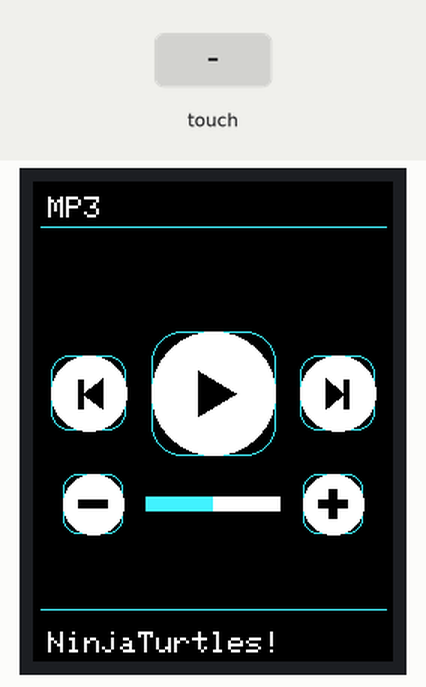
Simulated run of this sketch. Board: Arduino Uno, built with avr-gcc and run on an emulated ATmega328P. On the bench: 240×320 colour display. The test bench sets the inputs (shaded band). The audio player accepts every command and is not drawn; what the sketch prints to the serial monitor is not drawn.

Above: at 3.0 s.
3.1 s: touch panel pressed at 13 % / 30 % of its raw x / y range
At 3.8 s:
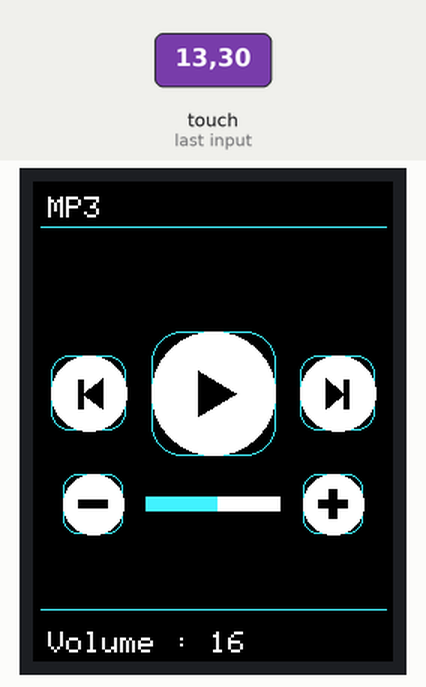
5.4 s: touch panel pressed at 87 % / 30 % of its raw x / y range
At 6.0 s:
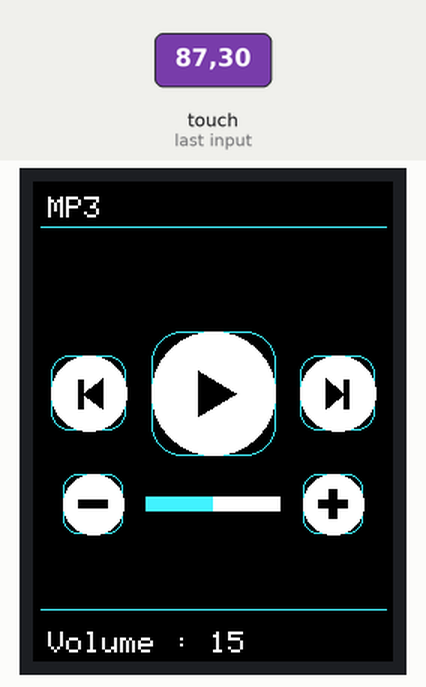
7.6 s: touch panel pressed at 38 % / 50 % of its raw x / y range
At 9.4 s:
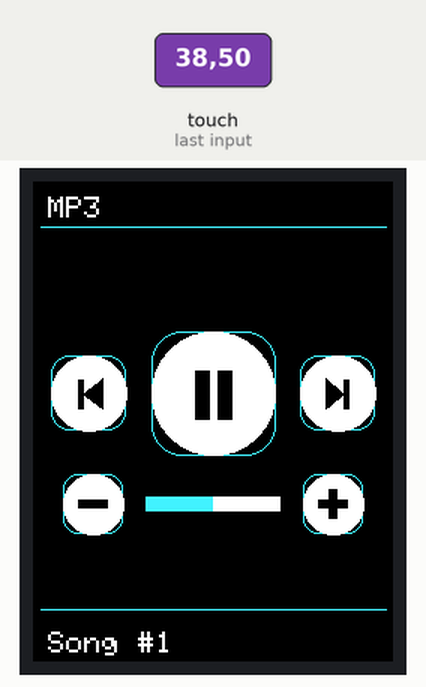
10.3 s: touch panel pressed at 62 % / 50 % of its raw x / y range
At 11.8 s:
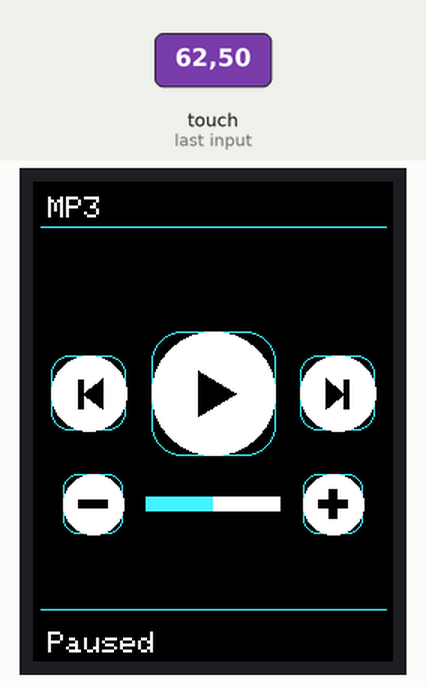
13.0 s: touch panel pressed at 13 % / 30 % of its raw x / y range
At 13.17 s:
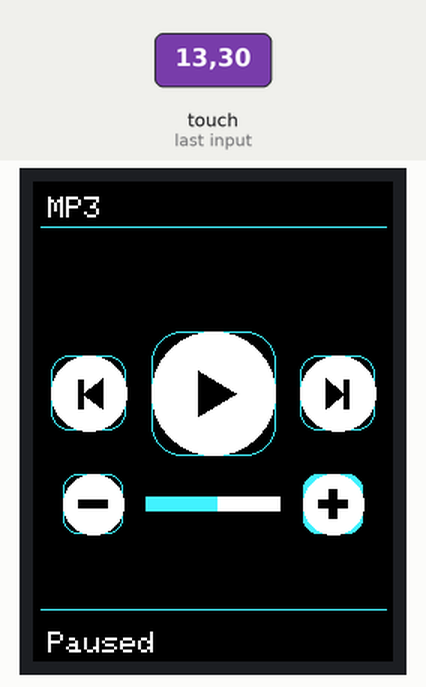
15.2 s: touch panel pressed at 87 % / 30 % of its raw x / y range
At 15.41 s:
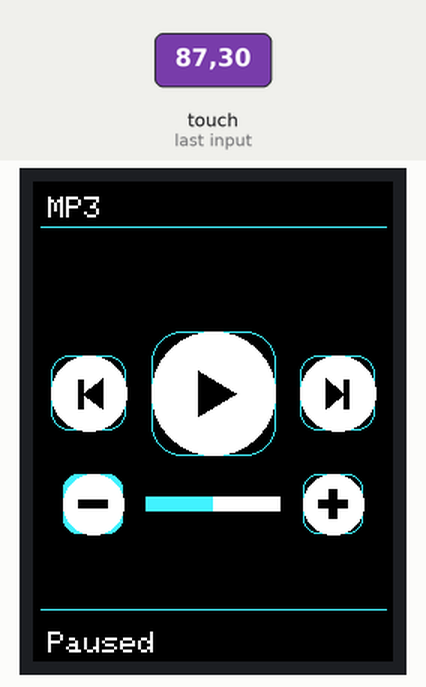
Timing chart, 0 to 18.2 s (numbered marks = the images above; inputs shaded):
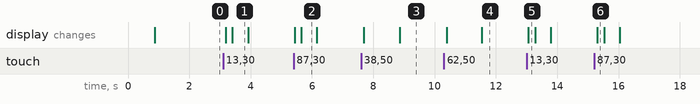

Measured:
- after the input at 3.1 s, the display: first changes after 0.09 s (image 1 shows a later state)
- after the input at 5.4 s, the display: first changes at once (image 2 shows a later state)
- after the input at 7.6 s, the display: first changes after 0.10 s (image 3 shows a later state)
- after the input at 10.3 s, the display: first changes after 0.10 s (image 4 shows a later state)
- after the input at 13.0 s, the display: changes after 0.06 s (image 5)
- after the input at 15.2 s, the display: changes after 0.11 s (image 6)
- what the display in image 1 shows lasts 0.5 s, from 3.4 s to 3.9 s

The sketch:

Mp3_Module.ino
```cpp
#include <Adafruit_GFX.h>
#include <Adafruit_TFTLCD.h>
#include <TouchScreen.h>
#include "Arduino.h"
#include "SoftwareSerial.h"
#include "DFRobotDFPlayerMini.h"
#include <Fonts/FreeSansOblique18pt7b.h>

#define LCD_CS A3
#define LCD_CD A2
#define LCD_WR A1
#define LCD_RD A0

#define LCD_RESET A4
SoftwareSerial mySoftwareSerial(10, 11); // RX, TX
DFRobotDFPlayerMini myDFPlayer;


char playStatus = '0' ;
int iV = 15;

#define YP A3
#define XM A2
#define YM 9
#define XP 8

Adafruit_TFTLCD tft(LCD_CS, LCD_CD, LCD_WR, LCD_RD, LCD_RESET);
TouchScreen ts = TouchScreen(XP, YP, XM, YM, 300);
Adafruit_GFX_Button buttons[5];

#define TS_MINX 150
#define TS_MINY 120
#define TS_MAXX 920
#define TS_MAXY 940

#define BLACK    0x0000
#define RED      0xF800
#define WHITE    0xFFFF
#define VOLCOLOR 0x479F


void setup(void) {
  mySoftwareSerial.begin(9600);
  Serial.begin(9600);
  Serial.println(F("TFT LCD test"));
  Serial.println();
  Serial.println(F("DFRobot DFPlayer Mini Demo"));
  Serial.println(F("Initializing DFPlayer ... (May take 3~5 seconds)"));

  if (!myDFPlayer.begin(mySoftwareSerial)) {
    Serial.println(F("Unable to begin:"));
    Serial.println(F("1.Please recheck the connection!"));
    Serial.println(F("2.Please insert the SD card!"));
    while(true);
  }
  Serial.println(F("DFPlayer Mini online."));

  myDFPlayer.setTimeOut(500);


  myDFPlayer.volume(15);
  myDFPlayer.EQ(DFPLAYER_EQ_NORMAL);
  myDFPlayer.outputDevice(DFPLAYER_DEVICE_SD);

  tft.begin(0x9341);
  tft.setRotation(0);
  tft.fillScreen(BLACK);

  tft.setCursor(10,10);
  tft.setTextSize(2);
  tft.print("MP3");


  tft.drawLine(5,30, tft.width()-5,30,VOLCOLOR);

  tft.fillRect (75, 210, 90, 10,WHITE);
  tft.fillRect (75, 210, 45, 10,VOLCOLOR);

  tft.drawLine(5,tft.height()-35, tft.width()-5,tft.height()-35,VOLCOLOR);

  displayError("NinjaTurtles!");


  createButtons();
  drawPlayButton();
  drawNextButton();
  drawPreviousButton();
  drawVolumeDown();
  drawVolumeUp();


  delay(1000);
  Serial.println(myDFPlayer.readFileCounts());


}

#define MINPRESSURE 10
#define MAXPRESSURE 1000

void loop(void) {
  digitalWrite(13, HIGH);
  TSPoint p = ts.getPoint();
  digitalWrite(13, LOW);

  pinMode(XM, OUTPUT);
  pinMode(YP, OUTPUT);

  if (p.z > MINPRESSURE && p.z < MAXPRESSURE) {
    p.x = map(p.x, TS_MINX, TS_MAXX, tft.width(), 0);
    p.y = map(p.y, TS_MINY, TS_MAXY, tft.height(), 0);
   }

   for (uint8_t b=0; b<5; b++) {
    if (buttons[b].contains(p.x, p.y)) {

      buttons[b].press(true);
    } else {
      buttons[b].press(false);
    }
  }

  for (uint8_t b=0; b<5; b++) {
    if (buttons[b].justReleased()) {
      buttons[b].drawButton(true);
      int current = myDFPlayer.readCurrentFileNumber();
      if(b==0){
        if(playStatus == '0' || playStatus == '1'){
          drawPlayButton();
          displayError("Paused");
        }else {
          drawPauseButton();
          displaySongName(current);
          }
          }if(b==1){
        drawNextButton();
        if(playStatus=='2')
        displaySongName(current);
      }if(b==2){
        drawPreviousButton();
        if(playStatus=='2')
        displaySongName(current);
      }if(b==3){
        drawVolumeDown();
        displayVolume();
        delay(500);
        if(playStatus == '1')
          displayError("Paused");
        else if(playStatus == '2')
          displaySongName(current);
         else
         displayError("NinjaTurtles!");
      }if(b==4){
        drawVolumeUp();
        displayVolume();

        delay(500);
        if(playStatus == '1')
          displayError("Paused");
        else if(playStatus == '2')
          displaySongName(current);
         else
         displayError("NinjaTurtles!");

      }
    }


    //on press
    if (buttons[b].justPressed()) {
        buttons[b].drawButton();
        if(b==0){
        if(playStatus == '0'){
          Serial.println(myDFPlayer.readFileCounts());
          drawPauseButton();
          playStatus = '2';
          myDFPlayer.play(1);  //Play the first mp3
          delay(1000);
        }else if(playStatus == '1'){
          drawPauseButton();
          playStatus = '2';
          myDFPlayer.start();
          delay(1000);
        }else if(playStatus == '2'){
          drawPlayButton();
          playStatus ='1';
          myDFPlayer.pause();
          delay(1000);
        }

      }if(b==1){
        drawNextButton();
          if(playStatus=='2'){
          myDFPlayer.next();
          delay(1000);
          }
      }if(b==2){
        drawPreviousButton();
        if(playStatus=='2'){
          myDFPlayer.previous();
          delay(1000);
        }
      }if(b==3){
        drawVolumeDown();
        if (iV > 0 ) {
          iV--;
          drawVolume(iV);
        }
        myDFPlayer.volumeDown();
      }if(b==4){
        drawVolumeUp();
        if ( iV < 30) {
          iV++;
          drawVolume(iV);
        }
        myDFPlayer.volumeUp();
      }
    }
  }
  if (myDFPlayer.available()) {
    printDetail(myDFPlayer.readType(), myDFPlayer.read()); //Print the detail message from DFPlayer to handle different errors and states.
  }
  delay(100); // UI debouncing
  }


void createButtons() {
  buttons[0].initButton(&tft, tft.width()/2,
                 141,83, 83, VOLCOLOR, VOLCOLOR, BLACK,
                 "P/P",0);
  buttons[0].drawButton(true);

   buttons[1].initButton(&tft, tft.width()/2+83,
                 141,50, 50, VOLCOLOR, VOLCOLOR, BLACK,
                  "N",0);
  buttons[1].drawButton(true);

   buttons[2].initButton(&tft, tft.width()/2-83,
                 141,50, 50, VOLCOLOR, VOLCOLOR, BLACK,
                  "P",0);
  buttons[2].drawButton(true);

   buttons[3].initButton(&tft, 40,
                 215,40, 40, VOLCOLOR, VOLCOLOR, BLACK,
                  "D",0);
  buttons[3].drawButton(true);

   buttons[4].initButton(&tft, tft.width()-40,
                 215,40, 40, VOLCOLOR, VOLCOLOR, BLACK,
                  "U",0);
  buttons[4].drawButton(true);
}


void drawPlayButton() {

  tft.fillCircle(tft.width()/2, 141, 83/2, WHITE);
  tft.fillTriangle(tft.width()/2-10, 156, tft.width()/2-10, 126, tft.width()/2+15, 141, BLACK);

}
void drawPauseButton() {
  tft.fillCircle(tft.width()/2, 141, 83/2, WHITE);
  tft.fillRect (tft.width()/2-12, 141-15,10,33,BLACK);
  tft.fillRect (tft.width()/2+3, 141-15,10,33,BLACK);
}
void drawNextButton() {
  tft.fillCircle(tft.width()/2+83, 141, 25, WHITE);
  tft.fillRect (tft.width()/2+87, 132,4,20,BLACK);
  tft.fillTriangle(tft.width()/2+75, 131, tft.width()/2+75, 151, tft.width()/2+87, 141, BLACK);

}
void drawPreviousButton() {
  tft.fillCircle(tft.width()/2-83, 141, 25, WHITE);
  tft.fillRect (tft.width()/2-90, 132,4,20,BLACK);
  tft.fillTriangle(tft.width()/2-74, 131, tft.width()/2-74, 151, tft.width()/2-87, 141, BLACK);
}
void drawVolumeDown() {
  tft.fillCircle(40, 215, 20, WHITE);
  tft.fillRect (30, 212,20,6,BLACK);
}
void drawVolumeUp() {
  tft.fillCircle(tft.width()-40, 215, 20, WHITE);
  tft.fillRect (tft.width()-50, 212,20,6,BLACK);
  tft.fillRect (tft.width()-43, 205,6,20,BLACK);
}

void displaySongName(int song){
  tft.fillRect (0, tft.height()-30,tft.width(),30,BLACK);
  tft.setCursor(10,tft.height()-20);
  tft.setTextColor(WHITE);
  tft.setTextSize(2);
  tft.print("Song #");
  tft.print(song);
}
void displayVolume(){
  tft.fillRect (0, tft.height()-30,tft.width(),30,BLACK);
  tft.setCursor(10,tft.height()-20);
  tft.setTextColor(WHITE);
  tft.setTextSize(2);
  tft.print("Volume : ");
  tft.print(myDFPlayer.readVolume());
}

void displayError(String error){
  tft.fillRect (0, tft.height()-30,tft.width(),30,BLACK);
  tft.setCursor(10,tft.height()-20);
  tft.setTextColor(WHITE);
  tft.setTextSize(2);
  tft.print(error);
}

void drawVolume(int x) {
  tft.fillRect (75, 210, 90, 10,WHITE);
  tft.fillRect (75, 210, 3*x, 10,VOLCOLOR);
}
void printDetail(uint8_t type, int value){
  switch (type) {
    case TimeOut:
      Serial.println(F("Time Out!"));
      displayError("Time Out!");
      break;
    case WrongStack:
      Serial.println(F("Stack Wrong!"));
      displayError("Stack Wrong!");
      break;
    case DFPlayerCardInserted:
      Serial.println(F("Card Inserted!"));
      displayError("Card Inserted!");
      break;
    case DFPlayerCardRemoved:
      Serial.println(F("Card Removed!"));
      displayError("Card Removed!");
      break;
    case DFPlayerCardOnline:
      Serial.println(F("Card Online!"));
      displayError("Card Online!");
      break;
    case DFPlayerPlayFinished:
      Serial.print(F("Number:"));
      Serial.print(value);
      Serial.println(F(" Play Finished!"));
      displayError("Song Finished!");
      drawPlayButton();
      playStatus = '1';
      break;
    case DFPlayerError:
      Serial.print(F("DFPlayerError:"));
      switch (value) {
        case Busy:
          Serial.println(F("Card not found"));
          break;
        case Sleeping:
          Serial.println(F("Sleeping"));
          break;
        case SerialWrongStack:
          Serial.println(F("Get Wrong Stack"));
          break;
        case CheckSumNotMatch:
          Serial.println(F("Check Sum Not Match"));
          break;
        case FileIndexOut:
          Serial.println(F("File Index Out of Bound"));
          break;
        case FileMismatch:
          Serial.println(F("Cannot Find File"));
          break;
        case Advertise:
          Serial.println(F("In Advertise"));
          break;
        default:
          break;
      }
      break;
    default:
      break;
  }
}
```
